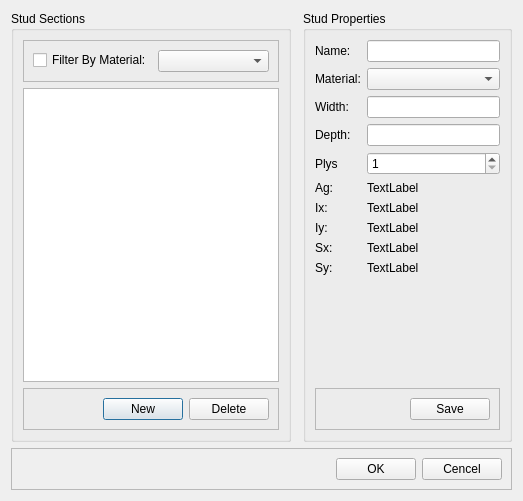
<?xml version="1.0" encoding="UTF-8"?>
<ui version="4.0">
 <class>Dialog</class>
 <widget class="QDialog" name="Dialog">
  <property name="geometry">
   <rect>
    <x>0</x>
    <y>0</y>
    <width>523</width>
    <height>501</height>
   </rect>
  </property>
  <property name="windowTitle">
   <string>Create/Edit Stud Sections</string>
  </property>
  <layout class="QGridLayout" name="gridLayout">
   <item row="0" column="0">
    <widget class="QGroupBox" name="groupBox">
     <property name="title">
      <string>Stud Sections</string>
     </property>
     <layout class="QVBoxLayout" name="verticalLayout">
      <item>
       <widget class="QFrame" name="frame">
        <property name="frameShape">
         <enum>QFrame::Shape::StyledPanel</enum>
        </property>
        <property name="frameShadow">
         <enum>QFrame::Shadow::Raised</enum>
        </property>
        <layout class="QFormLayout" name="formLayout">
         <item row="0" column="0">
          <widget class="QCheckBox" name="material_filter_checkBox">
           <property name="text">
            <string>Filter By Material:</string>
           </property>
          </widget>
         </item>
         <item row="0" column="1">
          <widget class="QComboBox" name="material_filter_comboBox"/>
         </item>
        </layout>
       </widget>
      </item>
      <item>
       <widget class="QListView" name="stud_sections_listView"/>
      </item>
      <item>
       <widget class="QFrame" name="frame_2">
        <property name="frameShape">
         <enum>QFrame::Shape::StyledPanel</enum>
        </property>
        <property name="frameShadow">
         <enum>QFrame::Shadow::Raised</enum>
        </property>
        <layout class="QHBoxLayout" name="horizontalLayout_2">
         <item>
          <spacer name="horizontalSpacer_2">
           <property name="orientation">
            <enum>Qt::Orientation::Horizontal</enum>
           </property>
           <property name="sizeHint" stdset="0">
            <size>
             <width>40</width>
             <height>20</height>
            </size>
           </property>
          </spacer>
         </item>
         <item>
          <widget class="QPushButton" name="new_stud_pushButton">
           <property name="text">
            <string>New</string>
           </property>
          </widget>
         </item>
         <item>
          <widget class="QPushButton" name="delete_stud_pushButton">
           <property name="text">
            <string>Delete</string>
           </property>
          </widget>
         </item>
        </layout>
       </widget>
      </item>
     </layout>
    </widget>
   </item>
   <item row="0" column="2">
    <widget class="QGroupBox" name="groupBox_2">
     <property name="title">
      <string>Stud Properties</string>
     </property>
     <layout class="QFormLayout" name="formLayout_2">
      <item row="0" column="0">
       <widget class="QLabel" name="label">
        <property name="text">
         <string>Name:</string>
        </property>
       </widget>
      </item>
      <item row="0" column="1">
       <widget class="QLineEdit" name="stud_name_lineEdit"/>
      </item>
      <item row="2" column="0">
       <widget class="QLabel" name="label_2">
        <property name="text">
         <string>Width:</string>
        </property>
       </widget>
      </item>
      <item row="2" column="1">
       <widget class="QLineEdit" name="stud_width_lineEdit"/>
      </item>
      <item row="3" column="0">
       <widget class="QLabel" name="label_3">
        <property name="text">
         <string>Depth:</string>
        </property>
       </widget>
      </item>
      <item row="3" column="1">
       <widget class="QLineEdit" name="stud_deoth_lineEdit"/>
      </item>
      <item row="4" column="0">
       <widget class="QLabel" name="label_7">
        <property name="text">
         <string>Plys</string>
        </property>
       </widget>
      </item>
      <item row="4" column="1">
       <widget class="QSpinBox" name="number_of_ply_spinBox">
        <property name="minimum">
         <number>1</number>
        </property>
        <property name="maximum">
         <number>5</number>
        </property>
       </widget>
      </item>
      <item row="5" column="0">
       <widget class="QLabel" name="label_8">
        <property name="text">
         <string>Ag:</string>
        </property>
       </widget>
      </item>
      <item row="5" column="1">
       <widget class="QLabel" name="stud_area_label">
        <property name="text">
         <string>TextLabel</string>
        </property>
       </widget>
      </item>
      <item row="6" column="0">
       <widget class="QLabel" name="label_10">
        <property name="text">
         <string>Ix:</string>
        </property>
       </widget>
      </item>
      <item row="6" column="1">
       <widget class="QLabel" name="stud_ix_label">
        <property name="text">
         <string>TextLabel</string>
        </property>
       </widget>
      </item>
      <item row="7" column="0">
       <widget class="QLabel" name="label_12">
        <property name="text">
         <string>Iy:</string>
        </property>
       </widget>
      </item>
      <item row="7" column="1">
       <widget class="QLabel" name="stud_iy_label">
        <property name="text">
         <string>TextLabel</string>
        </property>
       </widget>
      </item>
      <item row="8" column="0">
       <widget class="QLabel" name="label_14">
        <property name="text">
         <string>Sx:</string>
        </property>
       </widget>
      </item>
      <item row="8" column="1">
       <widget class="QLabel" name="stud_sx_label">
        <property name="text">
         <string>TextLabel</string>
        </property>
       </widget>
      </item>
      <item row="9" column="0">
       <widget class="QLabel" name="label_16">
        <property name="text">
         <string>Sy:</string>
        </property>
       </widget>
      </item>
      <item row="9" column="1">
       <widget class="QLabel" name="stud_sy_label">
        <property name="text">
         <string>TextLabel</string>
        </property>
       </widget>
      </item>
      <item row="11" column="0" colspan="2">
       <widget class="QFrame" name="frame_4">
        <property name="frameShape">
         <enum>QFrame::Shape::StyledPanel</enum>
        </property>
        <property name="frameShadow">
         <enum>QFrame::Shadow::Raised</enum>
        </property>
        <layout class="QHBoxLayout" name="horizontalLayout_3">
         <item>
          <spacer name="horizontalSpacer_3">
           <property name="orientation">
            <enum>Qt::Orientation::Horizontal</enum>
           </property>
           <property name="sizeHint" stdset="0">
            <size>
             <width>40</width>
             <height>20</height>
            </size>
           </property>
          </spacer>
         </item>
         <item>
          <widget class="QPushButton" name="save_stud_pushButton">
           <property name="text">
            <string>Save</string>
           </property>
          </widget>
         </item>
        </layout>
       </widget>
      </item>
      <item row="10" column="0" colspan="2">
       <spacer name="verticalSpacer">
        <property name="orientation">
         <enum>Qt::Orientation::Vertical</enum>
        </property>
        <property name="sizeHint" stdset="0">
         <size>
          <width>20</width>
          <height>40</height>
         </size>
        </property>
       </spacer>
      </item>
      <item row="1" column="0">
       <widget class="QLabel" name="label_18">
        <property name="text">
         <string>Material:</string>
        </property>
       </widget>
      </item>
      <item row="1" column="1">
       <widget class="QComboBox" name="stud_material_comboBox"/>
      </item>
     </layout>
    </widget>
   </item>
   <item row="1" column="0" colspan="3">
    <widget class="QFrame" name="frame_3">
     <property name="frameShape">
      <enum>QFrame::Shape::StyledPanel</enum>
     </property>
     <property name="frameShadow">
      <enum>QFrame::Shadow::Raised</enum>
     </property>
     <layout class="QHBoxLayout" name="horizontalLayout">
      <item>
       <spacer name="horizontalSpacer">
        <property name="orientation">
         <enum>Qt::Orientation::Horizontal</enum>
        </property>
        <property name="sizeHint" stdset="0">
         <size>
          <width>40</width>
          <height>20</height>
         </size>
        </property>
       </spacer>
      </item>
      <item>
       <widget class="QPushButton" name="ok_pushButton">
        <property name="text">
         <string>OK</string>
        </property>
       </widget>
      </item>
      <item>
       <widget class="QPushButton" name="cancel_pushButton">
        <property name="text">
         <string>Cencel</string>
        </property>
       </widget>
      </item>
     </layout>
    </widget>
   </item>
  </layout>
 </widget>
 <resources/>
 <connections/>
</ui>
